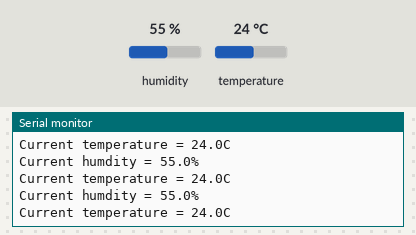
Bench run of a sketch on a simulated Arduino Uno, built with avr-gcc and run on an emulated ATmega328P. On the bench: the last lines printed to the serial monitor. Wiring (inferred from the names in the program): DHT11 sensor: data pin 8. Inputs (shaded band) come from the test bench; at power-on: temperature 24 °C, humidity 55 %.

Above: at 3.0 s.
3.1 s: temperature set to 7.7 °C
At 4.3 s:
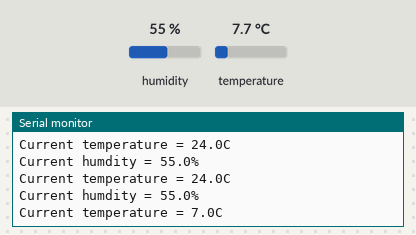
6.6 s: temperature set to 6.4 °C
At 7.2 s:
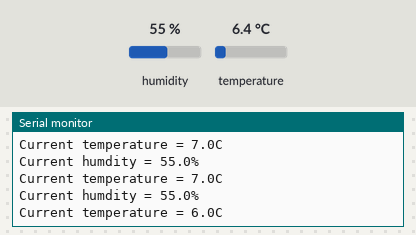
Timing chart, 0 to 9.6 s (numbered marks = the images above; inputs shaded):
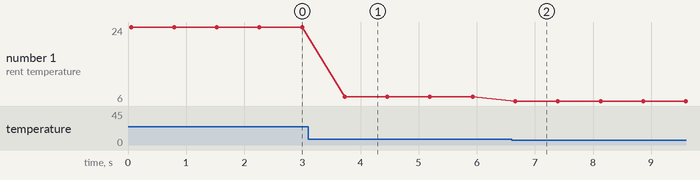

Measured:
- after the input at 3.1 s, the serial monitor: prints a new line after 0.63 s (image 1)
- after the input at 6.6 s, the serial monitor: prints a new line after 0.06 s (image 2)
- plotted number 1: 24 → 7 after the input at 3.1 s, 7 → 6 after the input at 6.6 s

The sketch:

DHT11.ino
```cpp
int DHpin = 8;
byte dat[5];

byte read_data() {
  byte data;
  for (int i = 0;
       i < 8;
       i++) {
    if (digitalRead(DHpin) == LOW) {
      while (digitalRead(DHpin) == LOW);
      //等待50us;
      delayMicroseconds(30);
      //判断高电平的持续时间，以判定数据是‘0’还是‘1’;
      if (digitalRead(DHpin) == HIGH) data |= (1 << (7 - i));
      //高位在前，低位在后;
      while (digitalRead(DHpin) == HIGH);
      //数据‘1’，等待下一位的接收;
    }
  } return data;
} void start_test() {
  digitalWrite(DHpin, LOW);
  //拉低总线，发开始信号;
  delay(30);
  //延时要大于18ms，以便DHT11能检测到开始信号;
  digitalWrite(DHpin, HIGH);
  delayMicroseconds(40);
  //等待DHT11响应;
  pinMode(DHpin, INPUT);
  while (digitalRead(DHpin) == HIGH);
  delayMicroseconds(80);
  //DHT11发出响应，拉低总线80us;
  if (digitalRead(DHpin) == LOW);
  delayMicroseconds(80);
  //DHT11拉高总线80us后开始发送数据;
  for (int i = 0;
       i < 4;
       i++) //接收温湿度数据，校验位不考虑;
    dat[i] = read_data();
  pinMode(DHpin, OUTPUT);


  digitalWrite(DHpin, HIGH);
  //发送完一次数据后释放总线，等待主机的下一次开始信号;
} void setup() {
  Serial.begin(9600);
  pinMode(DHpin, OUTPUT);
} void loop() {
  start_test();
  Serial.print("Current humdity = ");
  Serial.print(dat[0], DEC);
  //显示湿度的整数位;
  Serial.print('.');
  Serial.print(dat[1], DEC);
  //显示湿度的小数位;
  Serial.println('%');
  Serial.print("Current temperature = ");
  Serial.print(dat[2], DEC);
  //显示温度的整数位;
  Serial.print('.');

  Serial.print(dat[3], DEC);
  //显示温度的小数位;
  Serial.println('C');
  delay(700);
}
```
